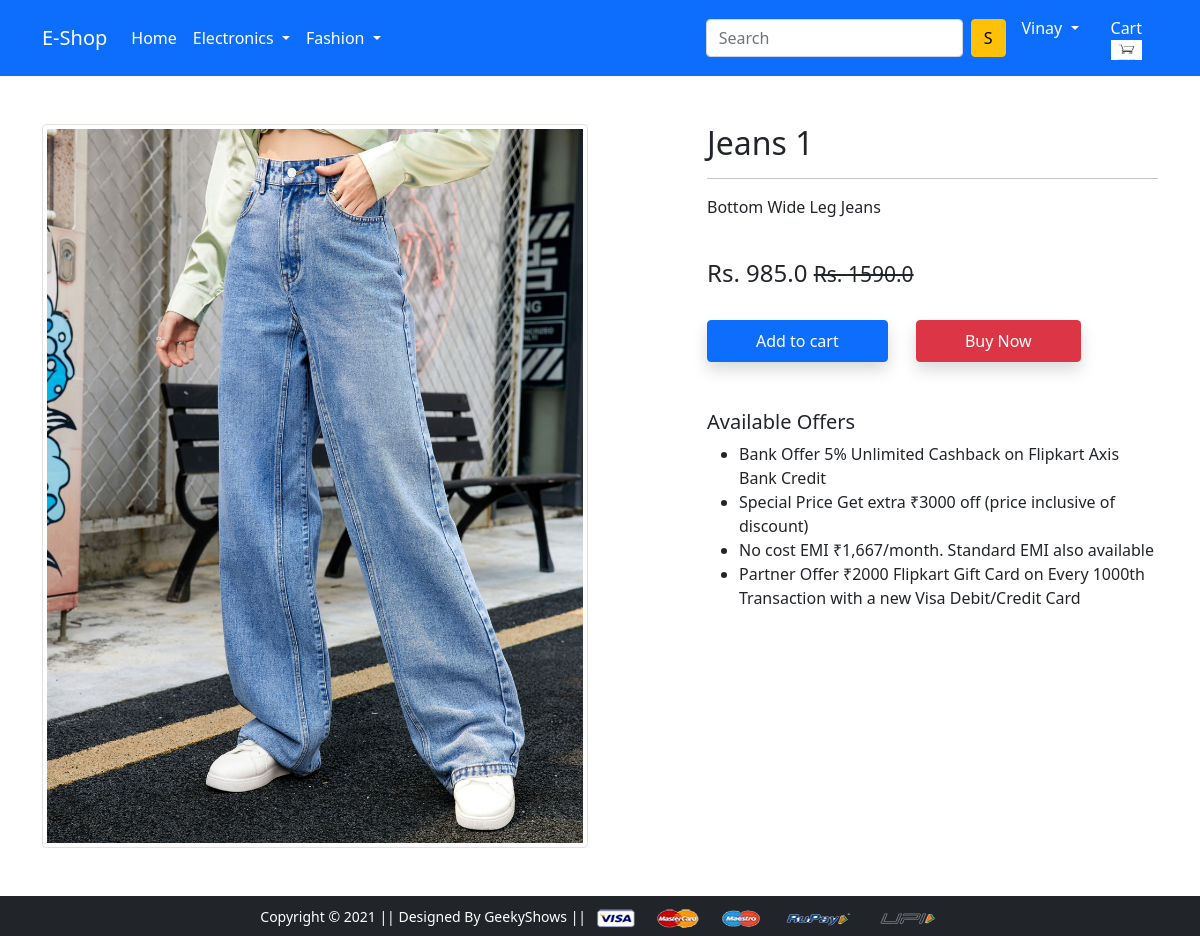
Page /product-detail/1 (signed in) on the committed database.
### app/models.py (models this page shows, shortened)
class Product(models.Model):
    title = models.CharField(max_length=200)
    selling_price = models.FloatField()
    discounted_price = models.FloatField()
    description = models.TextField()
    brand = models.CharField(max_length=50)
    category = models.CharField(choices=CATEGORY_CHOICES, max_length=2)
    product_image = models.ImageField(upload_to='productimg')

### app/views.py (the view)
# urls.py: path('product-detail/<int:pk>', views.ProductDetailView.as_view(), name='product-detail'),
class ProductDetailView(View):
    def get(self, request, pk):
        product = Product.objects.get(pk=pk)
        item_already_in_cart = False
        if request.user.is_authenticated:
            item_already_in_cart = Cart.objects.filter(Q(product=product.id) & Q(user=request.user)).exists()
        return render(request, 'app/productdetail.html', {'product':product,'item_already_in_cart':item_already_in_cart})

### app/templates/app/productdetail.html (shortened to what this page needs)
{% extends 'app/base.html' %}
{% load static %}
{% block main-content %}
<div class="container my-5">
    <div class="row">
        <div class="col-sm-6 text-center align-self-center">
            <img src="{{product.product_image.url}}" alt="" class="img-fluid img-thumbnail">
        </div>
        <div class="col-sm-5 offset-sm-1">
            <h2>{{product.title}} 1</h2>
            <hr>
            <p> {{product.description}} </p> <br>
            <h4>Rs. {{product.discounted_price}} <small class="fw-light text-decoration-line-through">Rs.
                    {{product.selling_price}}</small></h4> <br>
            {% if request.user.is_authenticated %}
            {% if item_already_in_cart %}
            <a href="{% url 'showcart' %}" class="btn btn-warning shadow px-5 py-2 ms-4">Go to Cart</a>
            {% else %}
            <form action="/add-to-cart" class="d-inline">
                <button type="submit" class="btn btn-primary shadow px-5 py-2"> Add to cart</button>
            </form>
            {% endif %}
            {% endif %}
            <a href="{% url 'checkout' %}" class="btn btn-danger shadow px-5 py-2 ms-4">Buy Now</a>
            <h5 class="mt-5">Available Offers</h5>
            <ul>
                <li>Bank Offer 5% Unlimited Cashback on Flipkart Axis Bank Credit</li>
                <li>Special Price Get extra ₹3000 off (price inclusive of discount)</li>
                <li>No cost EMI ₹1,667/month. Standard EMI also available</li>
                <li>Partner Offer ₹2000 Flipkart Gift Card on Every 1000th Transaction with a new Visa Debit/Credit Card
                </li>
            </ul>
        </div>
    </div>
</div>
{% endblock main-content %}

### app/templates/app/base.html (shortened to what this page needs)
{% load static%}
<!doctype html>
{% load static %}
<html lang="en">
<head>
  <link href="https://cdn.jsdelivr.net/npm/bootstrap@5.0.0-beta1/dist/css/bootstrap.min.css" rel="stylesheet"
>
  <link rel="stylesheet" href="{% static 'app/css/owl.carousel.min.css' %}">
  <link rel="stylesheet" href="{% static 'app/css/all.min.css' %}">
  <link rel="stylesheet" href="{% static 'app/css/style.css' %}">
</head>
<body>
  <nav class="navbar navbar-expand-lg navbar-dark bg-primary">
    <div class="container">
      <a class="navbar-brand" href="/">E-Shop</a>
      <div class="collapse navbar-collapse" id="navbarSupportedContent">
        <ul class="navbar-nav me-auto mb-2 mb-lg-0">
          <li class="nav-item">
            <a class="nav-link active" aria-current="page" href="/">Home</a>
          </li>
          <li class="nav-item dropdown">
            <a class="nav-link dropdown-toggle text-white" href="#" id="electronicsDropdown" role="button"
              data-bs-toggle="dropdown" aria-expanded="false">
              Electronics
            </a>
          </li>
          <li class="nav-item dropdown">
            <a class="nav-link dropdown-toggle text-white" href="#" id="fashionDropdown" role="button"
              data-bs-toggle="dropdown" aria-expanded="false">
              Fashion
            </a>
          </li>
        </ul>
        <form class="d-flex">
          <input class="form-control me-2" type="search" placeholder="Search" aria-label="Search">
          <button class="btn btn-warning" type="submit">S</button>
        </form>
        <div>
          <ul class="navbar-nav me-auto mb-2 mb-lg-0">
            {% if request.user.is_authenticated %}
            <li class="nav-item dropdown mx-2">
              <a class="nav-link dropdown-toggle text-white" href="#" id="profileDropdown" role="button"
                data-bs-toggle="dropdown" aria-expanded="false">
                <span class="text-capitalize">{{request.user}}</span>
              </a>
            </li>
            <li class="nav-item mx-2">
              <a href="{% url 'showcart' %}" class="nav-link text-white"> Cart <span><img src="{% static 'app/images/cart/cart.jpg' %}" class="d-block w-100" alt="..." style="height:20px" width="20px";></span>
              </a>
            </li>
            {% endif %}
          </ul>
        </div>
      </div>
    </div>
  </nav>
  {% block main-content %} {% endblock main-content %}
  <footer class="container-fluid bg-dark text-center p-2 mt-5">
    <small class="text-white">Copyright &copy; 2021 || Designed By GeekyShows || </small>
    <img src="{% static 'app/images/payment.png' %}" alt="" srcset="" class="img-fluid" height="2px">
  </footer>
</body>
</html>

### rows in the picture
Product: product_image (picture), title "Jeans", description "Bottom Wide Leg Jeans", discounted_price "985.0", selling_price "1590.0"

### other values in the picture
{{ request.user }} "Vinay"
